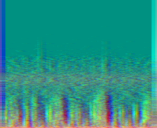
#> input picture data/original_png/train/Healthy/102_1b1_Ar_sc_Meditron_seg02.png, 157 x 128 px
$ python visualize_spectrograms.py
#> lines starting #> are read from the running program, lines starting #| are printed output that depends on the picture
"""
visualize_spectrograms.py -- Visualize Mel-Spectrogram Examples for Target Classes

Loads one sample PNG spectrogram for each of the 4 target classes:
    1. Healthy
    2. URTI (Upper Respiratory Tract Infection)
    3. Pneumonia
    4. Bronchiectasis

Generates a clean comparison figure and saves it to plots/spectrogram_examples.png.
"""

import os
import matplotlib
matplotlib.use('Agg')
import matplotlib.pyplot as plt
from PIL import Image

TARGET_CLASSES = ['Healthy', 'URTI', 'Pneumonia', 'Bronchiectasis']
DATA_DIR = os.path.join('data', 'original_png', 'train')
OUTPUT_DIR = 'plots'


def visualize_target_spectrograms():
    os.makedirs(OUTPUT_DIR, exist_ok=True)

    fig, axes = plt.subplots(2, 2, figsize=(12, 10))
    axes = axes.flatten()

    for idx, cls in enumerate(TARGET_CLASSES):
        cls_dir = os.path.join(DATA_DIR, cls)
        if not os.path.exists(cls_dir):
            print(f"Warning: Directory not found: {cls_dir}")
            continue

        png_files = [f for f in os.listdir(cls_dir) if f.lower().endswith('.png')]
        if not png_files:
            print(f"Warning: No PNGs found in {cls_dir}")
            continue

        sample_path = os.path.join(cls_dir, png_files[0])
        img = Image.open(sample_path)
#> img is the input picture: PIL image 157x128 RGB; mean R, G, B 40.3, 145.4, 131.8

        axes[idx].imshow(img)
        axes[idx].set_title(f"Class: {cls}\nSample: {png_files[0]}", fontsize=12, fontweight='bold')
        axes[idx].set_xlabel("Time Frames (~157 frames / 5 sec)", fontsize=10)
        axes[idx].set_ylabel("Mel Frequency Bins (128)", fontsize=10)

    plt.tight_layout()
    output_path = os.path.join(OUTPUT_DIR, 'spectrogram_examples.png')
    plt.savefig(output_path, dpi=300, bbox_inches='tight')
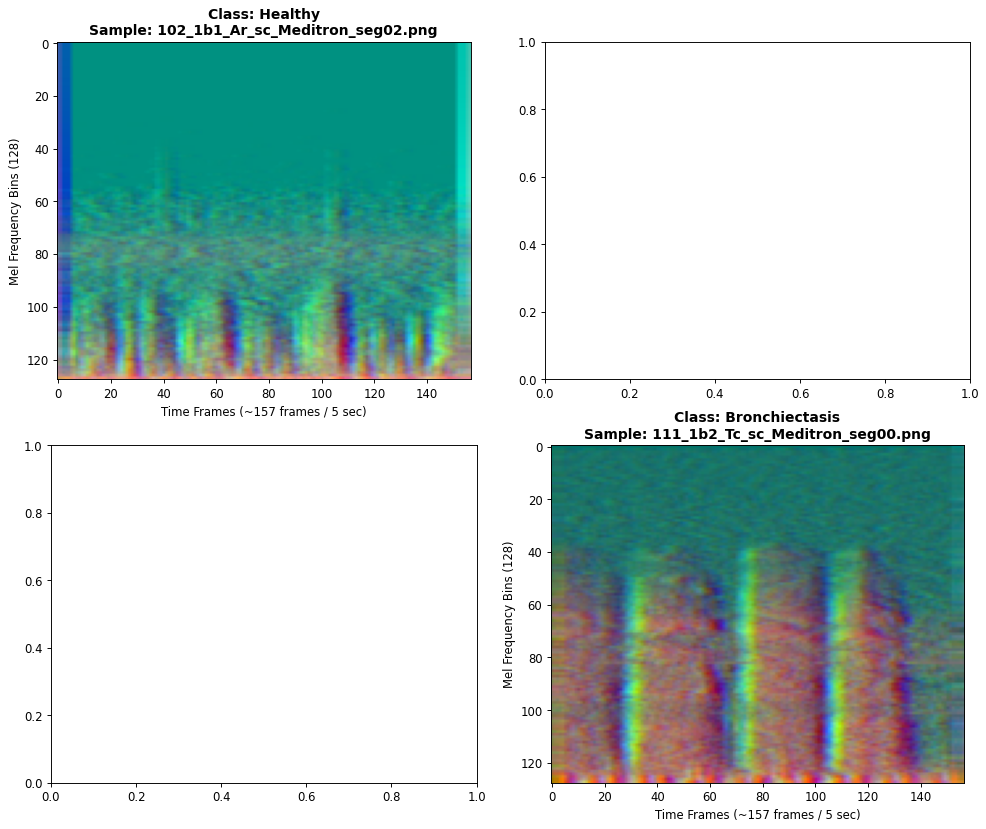
#> figure drawn by matplotlib, 2 panels
    plt.close()

    print(f"\n[OK] Spectrogram examples visualization saved to: {output_path}")
    return output_path


if __name__ == '__main__':
    visualize_target_spectrograms()
